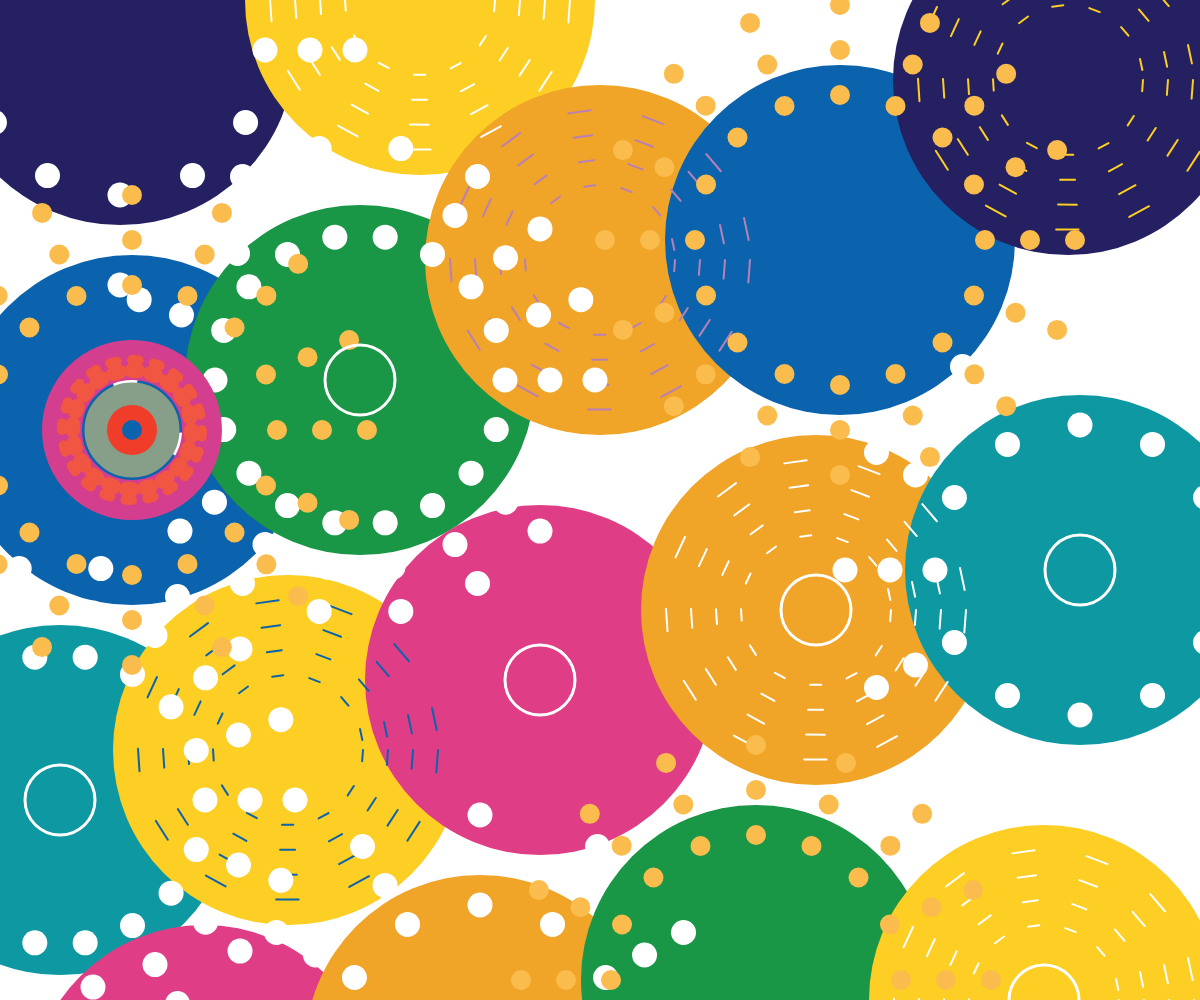
Frame 1 (no input)
Frame 60 (no input): identical to frame 1, image omitted
Frame 120 (the mouse pressed at the canvas centre since frame 60): identical to frame 1, image omitted

The p5.js sketch that drew this single still picture (run headless with seeded random() and noise() and a simulated clock; from frame 60 on, the mouse is pressed at the canvas centre):

// p5.js sketch
// ── sketch.js
let colors = []; 
let bigCircles = [];
let smallStrokeCircles = [];
let kpatternColors = [];
let kCircle = [];


let concentricCircles = []; // Array to store concentric circles
let whiteDotLayers = [];
let yellowDotLayers = [];

function setup() {
    createCanvas(windowWidth, windowHeight);
  
    
  //color array  
  colors = [
    color('#242062'),//1 a
    color('#0C63AD'),//2 b
    color('#0E99A2'),//3 c
    color('#FDCE23'),//4 d
    color('#199646'),//5 f
    color('#FDCE23'),//6 d
    color('#DF3E86'),//7 e
    color('#F0A428'),//8 g
    color('#DF3E86'),//9 e
    color('#F0A428'),//10 g
    color('#0C63AD'),//11 b
    color('#F0A428'),//12 g
    color('#199646'),//13 f
    color('#242062'),//14 a
    color('#0E99A2'),//15 c
    color('#FDCE23')//16 d
   ];


  //radius is scaled with canvas
  let r = min(width, height) * 0.35; 

  //I added all circles in the array
  //if want to use the position values, write "width * bigCircles[0].xScale"(or specific value directly) and so on
  bigCircles = [
    //x larger, more to the right; y larger, more to the bottom
    //scale factors for positions are set one by one roughly instead of using a loop and formulas, 
    //if they are incorrect or inconvenient, tell me in the group chat
    new Circle(0.1, 0.05, r, colors[0]),//1
    new Circle(0.11, 0.43, r, colors[1]),//2
    new Circle(0.05, 0.8, r, colors[2]),//3
    new Circle(0.35, 0, r, colors[3]),//4
    new Circle(0.3, 0.38, r, colors[4]),//5
    new Circle(0.24, 0.75, r, colors[5]),//6
    new Circle(0.17, 1.1, r, colors[6]),//7
    new Circle(0.5, 0.26, r, colors[7]),//8
    new Circle(0.45, 0.68, r, colors[8]),//9
    new Circle(0.40, 1.05, r, colors[9]),//10
    new Circle(0.7, 0.24, r, colors[10]),//11
    new Circle(0.68, 0.61, r, colors[11]),//12
    new Circle(0.63, 0.98, r, colors[12]),//13
    new Circle(0.89, 0.08, r, colors[13]),//14
    new Circle(0.9, 0.57, r, colors[14]),//15
    new Circle(0.87, 1, r, colors[15])//16
    ];

    //kate's pattern, dotted line circles
  kpatternColors = [
    color('#FFFFFF'),//4
    color('#0C63AD'),//6
    color('#b780b7'),//8
    color('#FFFFFF'),//12
    color('#FDCE23'),//14
    color('#FFFFFF')//16
    ];

  kCircle = [
    new kCircles(bigCircles[3].xScale, bigCircles[3].yScale, r, kpatternColors[0]),
    new kCircles(bigCircles[5].xScale, bigCircles[5].yScale, r, kpatternColors[1]),
    new kCircles(bigCircles[7].xScale, bigCircles[7].yScale, r, kpatternColors[2]),
    new kCircles(bigCircles[11].xScale, bigCircles[11].yScale, r, kpatternColors[3]),
    new kCircles(bigCircles[13].xScale, bigCircles[13].yScale, r, kpatternColors[4]),
    new kCircles(bigCircles[15].xScale, bigCircles[15].yScale, r, kpatternColors[5])
    ]

    // Small strke circles with specified colors and locations
    smallStrokeCircles = [
    new SmallStrokeCircle(bigCircles[1], r * 0.4, null, color('#D43E8E'), 40, true), //  circle 2
    new SmallStrokeCircle(bigCircles[1], r * 0.2, null, color('#879F88'), 25, true), //  circle 2
    new SmallStrokeCircle(bigCircles[1], r * 0.1, null, color('#EF3D29'), 15, true), //  circle 2
    new SmallStrokeCircle(bigCircles[2], r * 0.2, null, color(255), 3, true), //  circle 3
    new SmallStrokeCircle(bigCircles[4], r * 0.2, null, color(255), 3, true), // circle 4
    new SmallStrokeCircle(bigCircles[8], r * 0.2, null, color(255), 3, true), // circle 9
    new SmallStrokeCircle(bigCircles[9], r * 0.2, null, color(255), 3, true), //  circle 10
    new SmallStrokeCircle(bigCircles[11], r * 0.2, null, color(255), 3, true), //  circle 12
    new SmallStrokeCircle(bigCircles[14], r * 0.2, null, color(255), 3, true),//  circle 15
    new SmallStrokeCircle(bigCircles[15], r * 0.2, null, color(255), 3, true),// circle 16
    
    new SmallStrokeCircle(bigCircles[1], r * 0.34, null, color('#F05641'), 15, false, true), //  circle 2
    new SmallStrokeCircle(bigCircles[1], r * 0.4, null, color('#F05641'), 10, false, true), //  circle 2
   
    ];
    whiteDotLayers = [
      new WhiteDotLayers(bigCircles[2], 3, 18),
      new WhiteDotLayers(bigCircles[4], 3, 18),
      new WhiteDotLayers(bigCircles[9], 3, 12),
      new WhiteDotLayers(bigCircles[0], 3, 12),
      new WhiteDotLayers(bigCircles[14], 3, 12)
    ]
   yellowDotLayers = [
      new YellowDotLayers(bigCircles[1], 3, 16),
      new YellowDotLayers(bigCircles[10], 3, 16),
      new YellowDotLayers(bigCircles[12], 3, 16),]
    
  }
  

//set up the class of the big circle
class Circle {
  //x and y scale based on the width and height
  //thus the patterns can change with the size of the window 
  constructor(xScale, yScale, r, color) {
    this.xScale = xScale; 
    this.yScale = yScale; 
    this.r = r;
    this.color = color;
    }
  
  display() {
    fill(this.color);
    noStroke();
    //x and y actual position are width*scale factors
    let x = width * this.xScale;
    let y = height * this.yScale;
    ellipse(x, y, this.r);
    }
  }

class kCircles {
  constructor(x, y, r, color){
    this.x = x;
    this.y = y;
    this.r = r;
    this.color = color;
  }

  display(){
    noFill();
    stroke(this.color);
    strokeWeight(2);

    //4 layers of dotted lines
    let layers = 4;
    for(let i = 1; i <= layers; i++){
      //smaller r value refers to more dense dotted lines
      let r = this.r + this.r * i/2;

      let x = width * this.x;
      let y = height * this.y;
      //adjust r to cater for the size of the circle
      //I failed to use any formula to calculate the r value
      //so I tried different values and r/7 is perfect
      let step = 0.5;
      for(let i = 0; i < TWO_PI; i += step){
        let x1 = x + cos(i) * (r/7);
        let y1 = y + sin(i) * (r/7);
        let x2 = x + cos(i + 0.15) * (r/7);
        let y2 = y + sin(i + 0.15) * (r/7);

        line(x1, y1, x2, y2);
    }
  }
}

}
  
class SmallStrokeCircle {
  constructor(bigCircle, r, fillColor, strokeColor, strokeWeightVal, hasFill, isDashed = false) {
    this.bigCircle = bigCircle;
    this.r = r;
    this.fillColor = fillColor;
    this.strokeColor = strokeColor; 
    this.strokeWeightVal = strokeWeightVal;
    this.hasFill = hasFill;
    this.isDashed = isDashed;
  }
  draw() {
    let x = width * this.bigCircle.xScale;
    let y = height * this.bigCircle.yScale;

    if (this.isDashed) {
        this.drawDashedCircle(x, y, this.r);
    } else {
        if (this.hasFill && this.fillColor) {
            fill(this.fillColor);
        } else {
            noFill();
        }
        stroke(this.strokeColor);
        strokeWeight(this.strokeWeightVal);
        ellipse(x, y, this.r);
    }
}

drawDashedCircle(x, y, diameter) {
    let numDashes = 20; // Number of dashes in the circle
    let angleStep = TWO_PI / numDashes;
    let gapRatio = 0.7; // Ratio of gap size to total segment size (adjust this to change spacing)
    stroke(this.strokeColor);
    strokeWeight(this.strokeWeightVal);
    strokeCap(ROUND); // Makes the ends of dashes rounded

    for (let i = 0; i < numDashes; i++) {
        let angle = i * angleStep;
        let x1 = x + cos(angle) * diameter / 2;
        let y1 = y + sin(angle) * diameter / 2;
        let x2 = x + cos(angle + angleStep * (1 - gapRatio)) * diameter / 2;
        let y2 = y + sin(angle + angleStep * (1 - gapRatio)) * diameter / 2;
        line(x1, y1, x2, y2);
    }
}
}
// White dot layers class
class WhiteDotLayers {
  constructor(bigCircle, numLayers, numDots) {
    this.bigCircle = bigCircle;
    this.numLayers = numLayers;
    this.numDots = numDots;
  }
  display() {
    let x = width * this.bigCircle.xScale;
    let y = height * this.bigCircle.yScale;
    for (let layer = 1; layer <= this.numLayers; layer++) {
      let radius = 100 + (layer * 45);
      for (let i = 0; i < this.numDots; i++) {
        let angle = TWO_PI / this.numDots * i;
        let dotX = x + radius * cos(angle);
        let dotY = y + radius * sin(angle);
        fill(255);
        noStroke();
        ellipse(dotX, dotY, 25);
      }
    }
  }
}
// Yellow dot layers class
class YellowDotLayers {
  constructor(bigCircle, numLayers, numDots) {
    this.bigCircle = bigCircle;
    this.numLayers = numLayers;
    this.numDots = numDots;
  }




  display() {
    let x = width * this.bigCircle.xScale;
    let y = height * this.bigCircle.yScale;
    fill('#fabd4d');
    noStroke();
    for (let layer = 1; layer <= this.numLayers; layer++) {
      let radius = 100 + (layer * 45);
      for (let i = 0; i < this.numDots; i++) {
        let angle = TWO_PI / this.numDots * i;
        let dotX = x + radius * cos(angle);
        let dotY = y + radius * sin(angle);
        ellipse(dotX, dotY, 20);
      }
    }
  }
}

function draw() {
  background(255);

  //draw the big circles
  for(let circle of bigCircles){
    circle.display();
    }

    //draw the dottedline circles
  for(let kcircles of kCircle){
    kcircles.display();
  }
  for (let dotLayer of whiteDotLayers){ dotLayer.display();
  }
  // Draw yellow dot layers
  for (let dotLayer of yellowDotLayers) {dotLayer.display();
  }
  // Draw small stroke circles on top
  for (let smallCircle of smallStrokeCircles) {
    smallCircle.draw();
  }
}

  
function windowResized() {
  resizeCanvas(windowWidth, windowHeight);
  }
